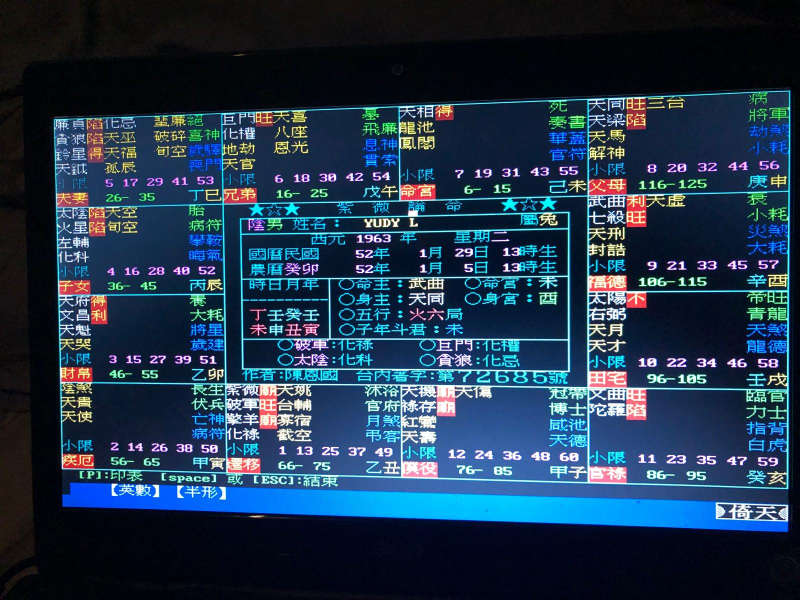
#> input picture foto/database/11-40/WhatsApp Image 2026-05-02 at 12.58.23.jpeg, 1600 x 1200 px (shown at 1/2 size)
$ python narrative_crop.py '../foto/database/11-40/WhatsApp Image 2026-05-02 at 12.58.23.jpeg' out.png
#> lines starting #> are read from the running program, lines starting #| are printed output that depends on the picture
"""V7.1 narrative_crop.py - Auto-enhance narrative photos before vision Read.

Ported from v9 (2026-05-24). Purpose: tajam-kan foto narasi (palace/liu_nian/dll)
sebelum dibaca main agent vision, mencegah halusinasi karena foto buram.

Default params (proven di V9 test):
- Contrast 1.5 (range V7.1 AUTORUN 1.4-1.6)
- Sharpness 2.2 (range V7.1 AUTORUN 2.0-2.5)
- Upscale 2x LANCZOS (range V7.1 AUTORUN 2-3x)
- JPEG quality 92

Usage:
    python narrative_crop.py <photos_dir> <output_dir>
    python narrative_crop.py <single_photo> <single_output>

Output: <stem>_enh.jpg in output_dir (or output as single file if single input).
"""
import sys
from pathlib import Path
from PIL import Image, ImageEnhance

DEFAULT_CONTRAST = 1.5
DEFAULT_SHARPNESS = 2.2
DEFAULT_UPSCALE = 2
JPEG_QUALITY = 92
SUPPORTED_EXTS = {".jpg", ".jpeg", ".png", ".webp"}


def enhance_photo(src_path, out_path, contrast=DEFAULT_CONTRAST,
                  sharpness=DEFAULT_SHARPNESS, upscale=DEFAULT_UPSCALE):
    """Enhance single photo + save to out_path. Returns dict with metadata."""
#> called with contrast = 1.5, sharpness = 2.2, upscale = 2
    src_path = Path(src_path)
    out_path = Path(out_path)
    img = Image.open(src_path)
#> img is the input picture: PIL image 1600x1200 RGB; mean R, G, B 32.9, 55, 77.2
    if img.mode != "RGB":
        img = img.convert("RGB")
    orig_size = img.size
#> orig_size = (1600, 1200)
    img = ImageEnhance.Contrast(img).enhance(contrast)
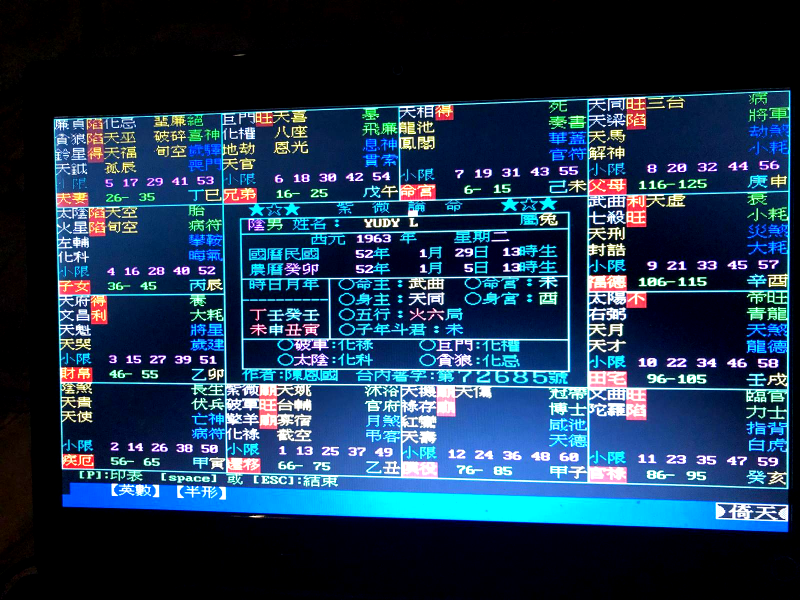
#> img: PIL image 1600x1200 RGB (shown at 1/2 size); mean R, G, B 30.9, 56.7, 82.8
    img = ImageEnhance.Sharpness(img).enhance(sharpness)
    new_size = (orig_size[0] * upscale, orig_size[1] * upscale)
#> new_size = (3200, 2400)
    img = img.resize(new_size, Image.LANCZOS)
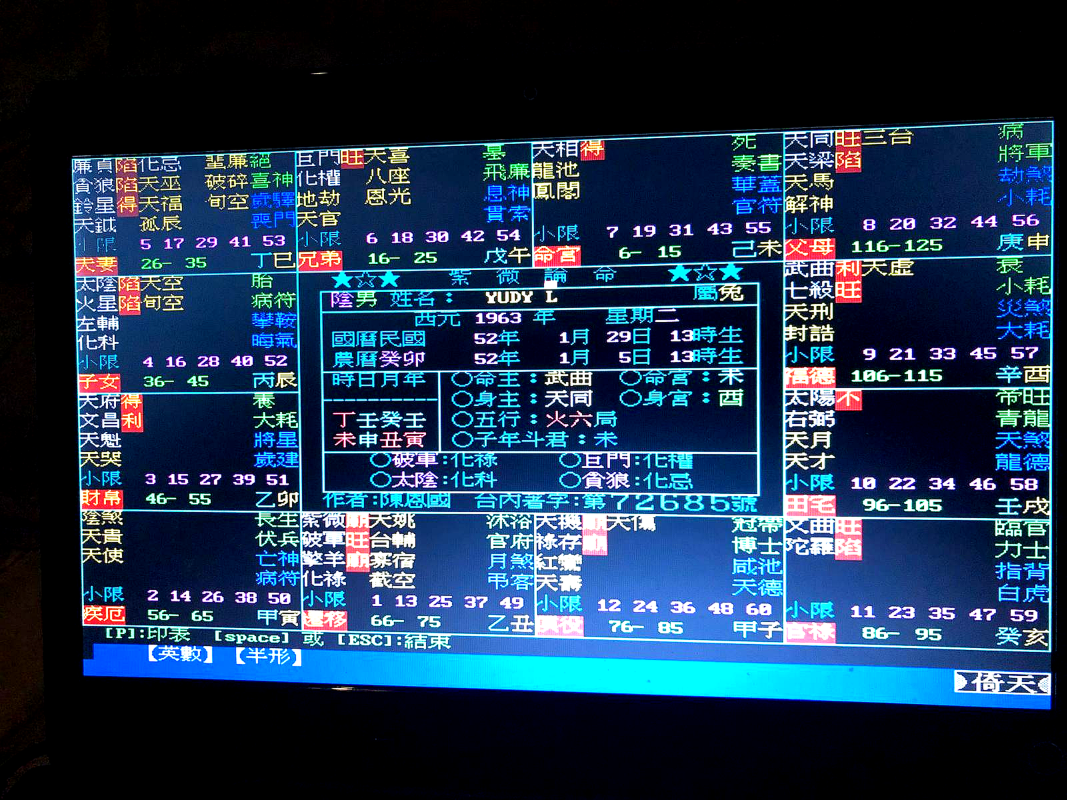
#> img: PIL image 3200x2400 RGB (shown at 1/3 size); mean R, G, B 31.1, 54.7, 80.9
    out_path.parent.mkdir(parents=True, exist_ok=True)
    img.save(out_path, "JPEG", quality=JPEG_QUALITY)
    return {
        "src": str(src_path),
        "out": str(out_path),
        "orig_size": orig_size,
        "enh_size": new_size,
#> (the run stopped early here; a loop or call above may not have finished)

$ run again, on foto/database/11-40/WhatsApp Image 2026-05-02 at 12.58.25.jpeg
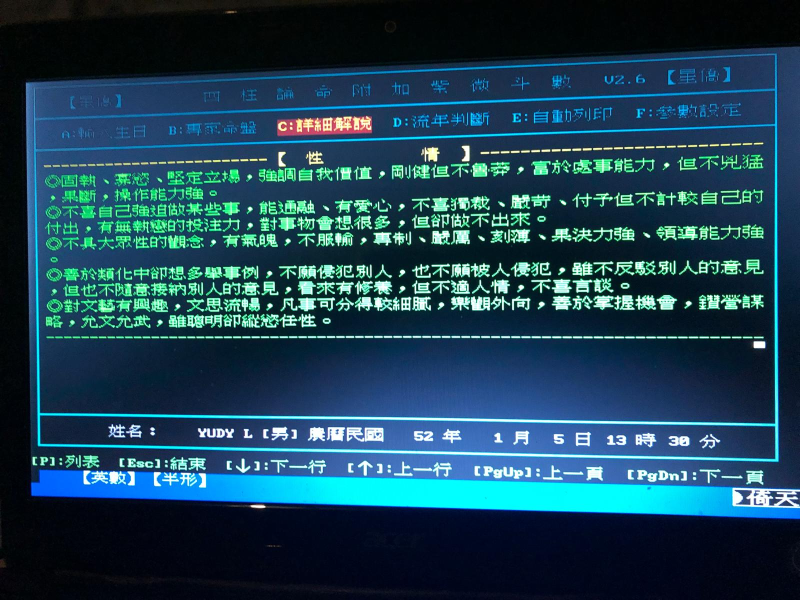
#> input picture foto/database/11-40/WhatsApp Image 2026-05-02 at 12.58.25.jpeg, 1600 x 1200 px (shown at 1/2 size)
#> in enhance_photo, img is the input picture: PIL image 1600x1200 RGB; mean R, G, B 27.9, 66.4, 85
#> in enhance_photo, `img = ImageEnhance.Contrast(img).enhance(contrast)`:
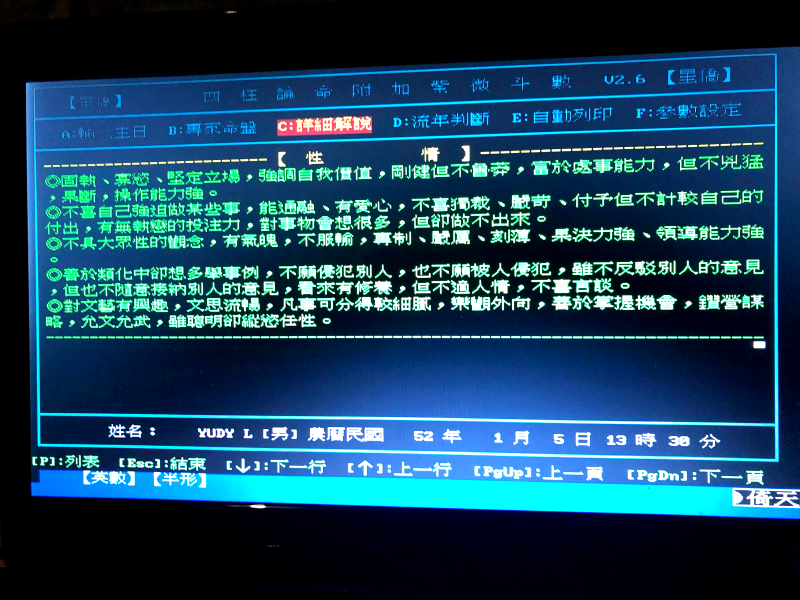
#> img: PIL image 1600x1200 RGB (shown at 1/2 size); mean R, G, B 24.4, 67.9, 93.2
#> in enhance_photo, `img = img.resize(new_size, Image.LANCZOS)`:
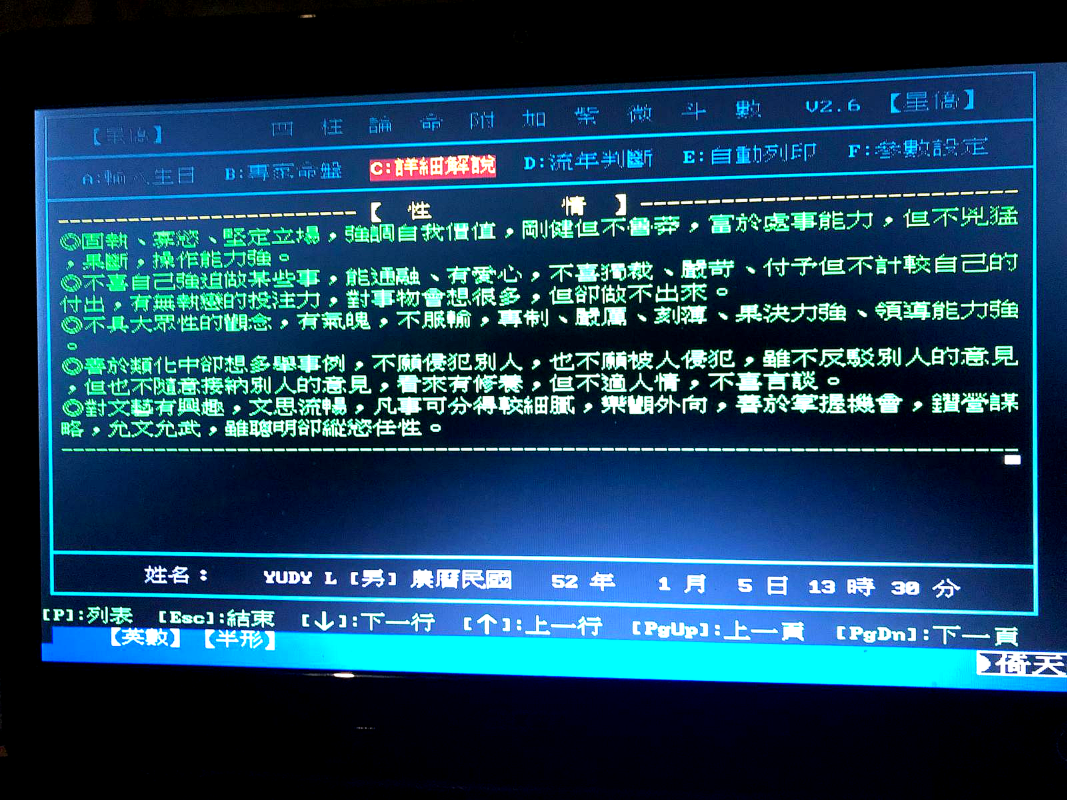
#> img: PIL image 3200x2400 RGB (shown at 1/3 size); mean R, G, B 24.9, 66.4, 92

$ run again, on foto/database/11-40/WhatsApp Image 2026-05-02 at 12.58.26.jpeg
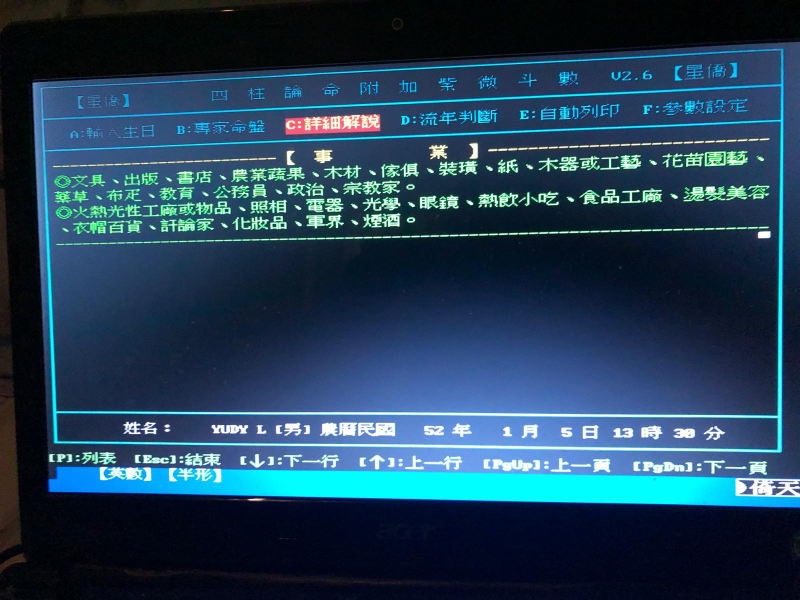
#> input picture foto/database/11-40/WhatsApp Image 2026-05-02 at 12.58.26.jpeg, 1600 x 1200 px (shown at 1/2 size)
#> in enhance_photo, img is the input picture: PIL image 1600x1200 RGB; mean R, G, B 33.9, 64.2, 87.7
#> in enhance_photo, `img = ImageEnhance.Contrast(img).enhance(contrast)`:
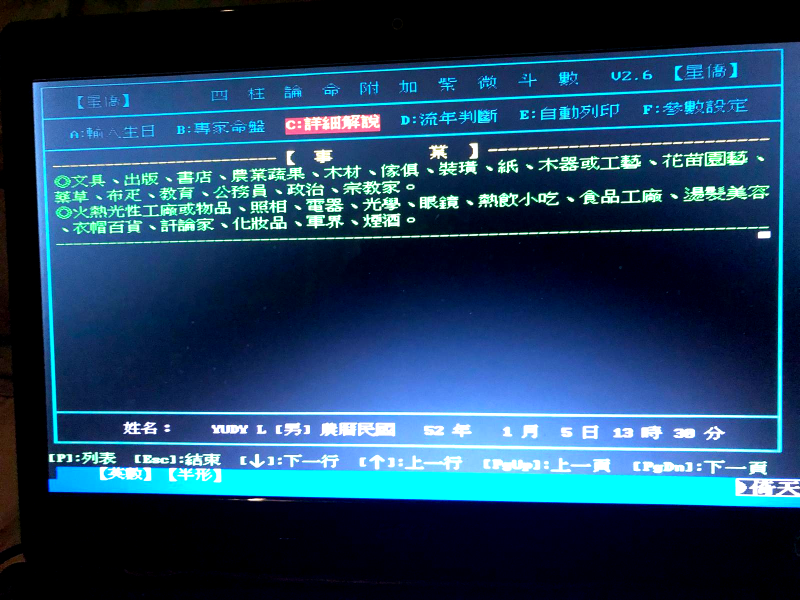
#> img: PIL image 1600x1200 RGB (shown at 1/2 size); mean R, G, B 30.3, 65.9, 96.2
#> in enhance_photo, `img = img.resize(new_size, Image.LANCZOS)`:
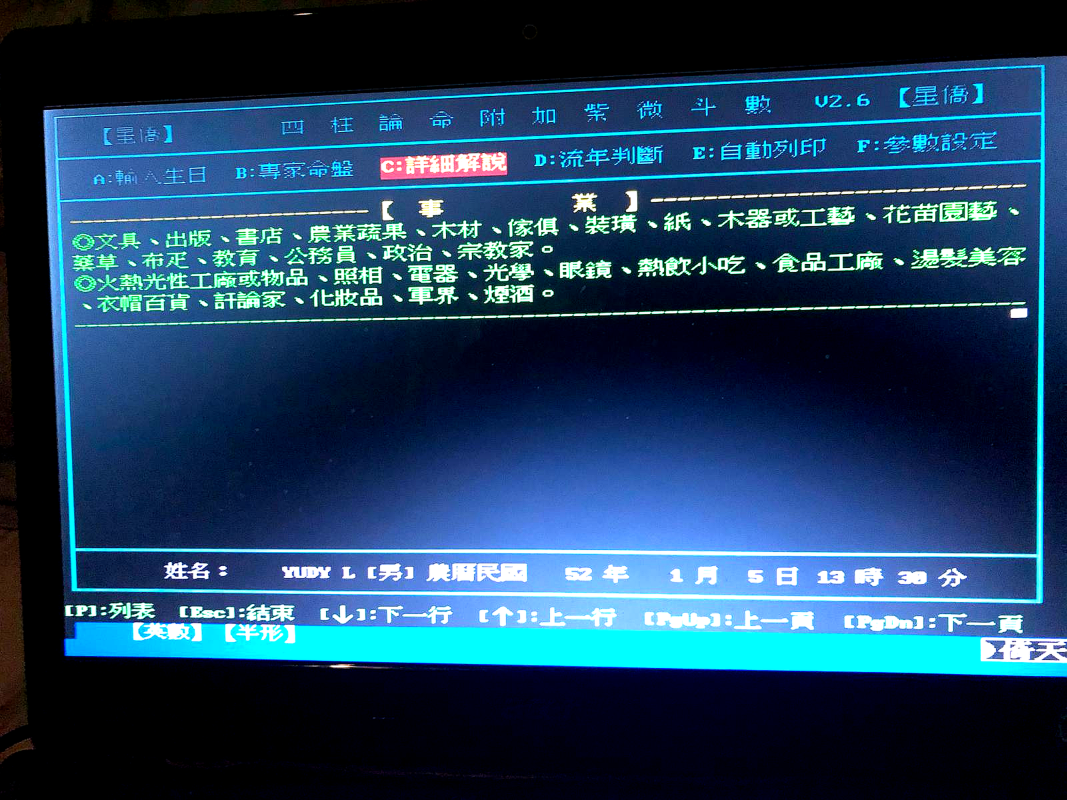
#> img: PIL image 3200x2400 RGB (shown at 1/3 size); mean R, G, B 30.2, 64.8, 95.2

$ run again, on foto/database/11-40/WhatsApp Image 2026-05-02 at 12.58.27.jpeg
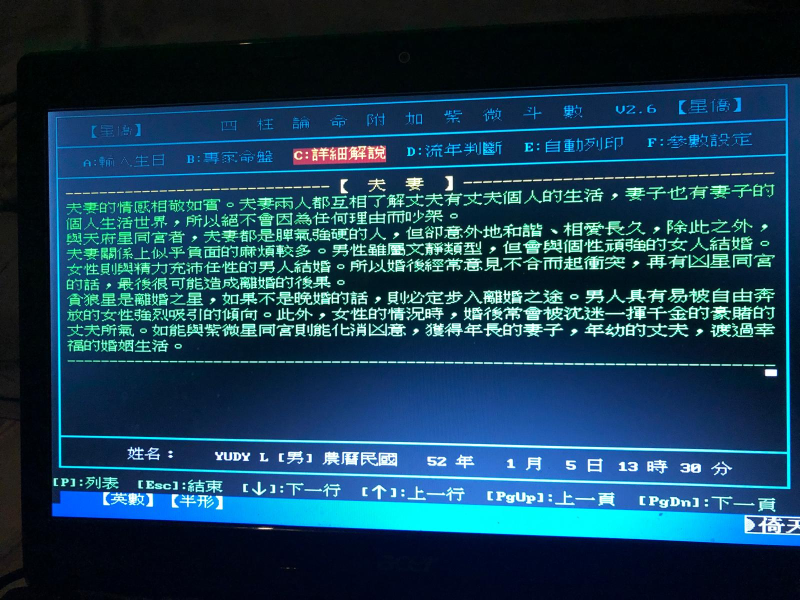
#> input picture foto/database/11-40/WhatsApp Image 2026-05-02 at 12.58.27.jpeg, 1600 x 1200 px (shown at 1/2 size)
#> in enhance_photo, img is the input picture: PIL image 1600x1200 RGB; mean R, G, B 23.5, 63.1, 86.1
#> in enhance_photo, `img = ImageEnhance.Contrast(img).enhance(contrast)`:
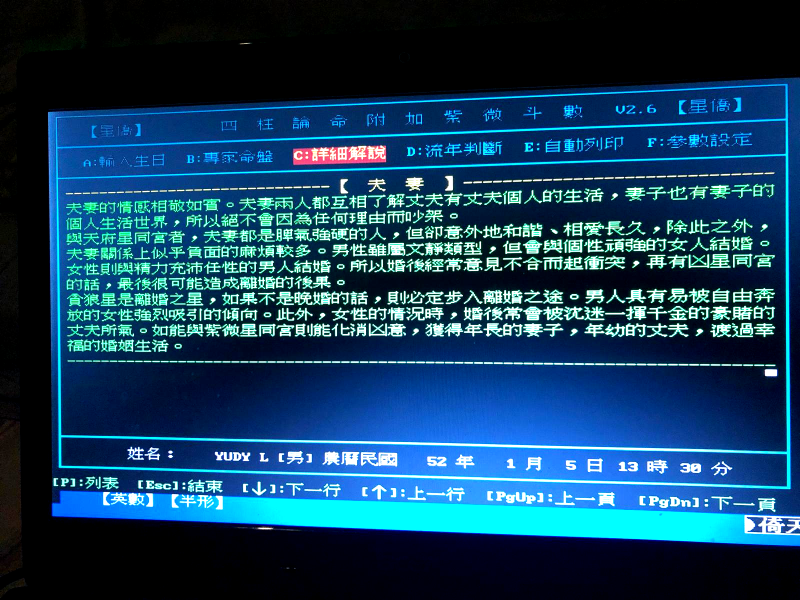
#> img: PIL image 1600x1200 RGB (shown at 1/2 size); mean R, G, B 20.3, 64.4, 94.8
#> in enhance_photo, `img = img.resize(new_size, Image.LANCZOS)`:
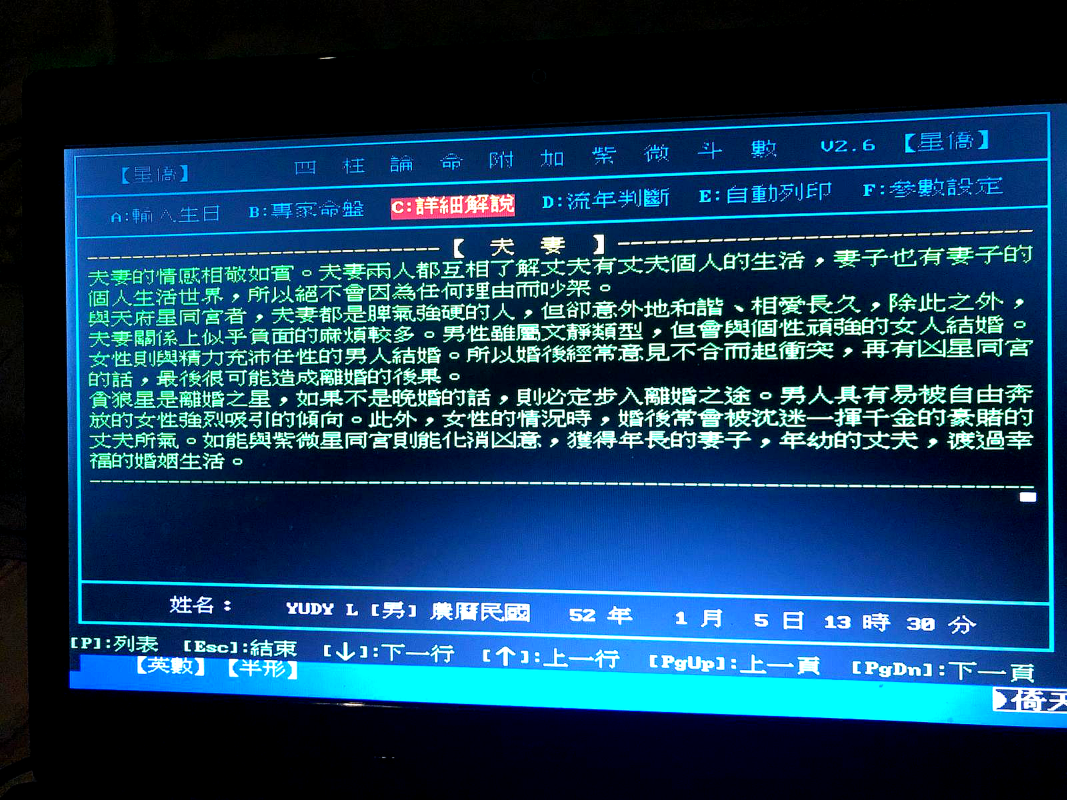
#> img: PIL image 3200x2400 RGB (shown at 1/3 size); mean R, G, B 21, 62.4, 92.9
